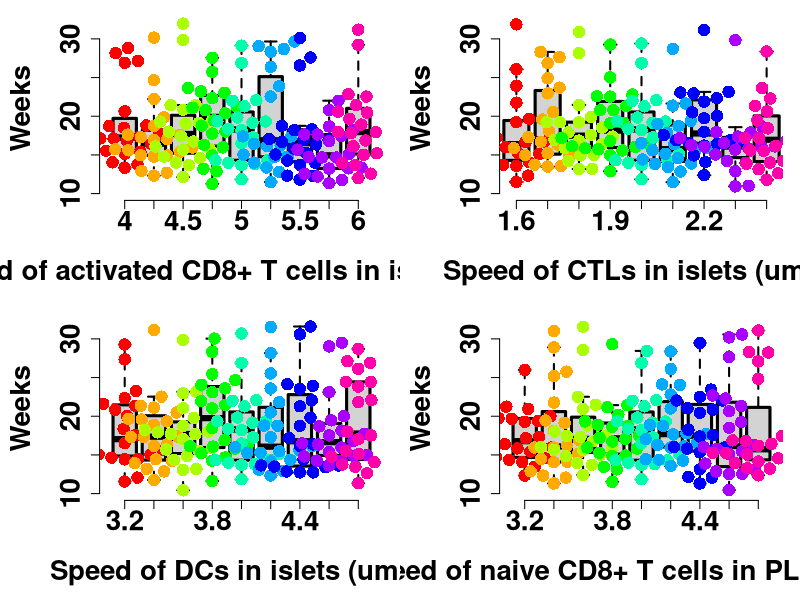

Here is the R script that generated this plot:
setwd("D:/Projects/T1D/Figures")
library(beeswarm)
Mydata31=read.csv("Figure Sbox31.csv")
Mydata32=read.csv("Figure Sbox32.csv")
Mydata33=read.csv("Figure Sbox33.csv")
Mydata34=read.csv("Figure Sbox34.csv")

tiff("Figure Sbox3.tiff", width = 17, height = 10, units = 'in', res = 400, compression = 'lzw')

par(mar=c(6,6,1,1),mfrow=c(2,2),font.axis=2)

#--------------Figure sbox31------------------------------------

#tiff("Figure 7a.tiff", width = 10, height = 7, units = 'in', res = 400, compression = 'lzw')

boxplot(y ~ x, data = Mydata31, 
        outline = FALSE,size=2,cex.axis=2,lwd = 2, boxlwd = 3,font=2, frame.plot=FALSE, ylim=c(10,32),ann=FALSE)
beeswarm(y ~ x, data = Mydata31, 
         col = rainbow(9), pch = 16, add = TRUE, method= 'swarm', cex=2,frame.plot=FALSE,lwd=3)
#box(lwd=3,frame.plot=FALSE) 

title(xlab="Speed of activated CD8+ T cells in islets (um/h)", ylab="Weeks",cex.lab=2,font.lab = 2, mgp=c(4,1,0))

#dev.off()

#--------------Figure sbox32------------------------------------

#tiff("Figure 7b.tiff", width = 10, height = 7, units = 'in', res = 400, compression = 'lzw')
par(mar=c(6,6,1,1))

boxplot(y ~ x, data = Mydata32, 
        outline = FALSE,size=2.0,cex.axis=2.0,lwd = 2, boxlwd = 3,font=2, frame.plot=FALSE, ylim=c(10,32), xlim=c(0.8,9.2),ann=FALSE)
beeswarm(y ~ x, data = Mydata32, 
         col = rainbow(9), pch = 16, add = TRUE, method= 'swarm', cex=2,frame.plot=FALSE,lwd=3)

title(xlab="Speed of CTLs in islets (um/h)", ylab="Weeks",cex.lab=2,font.lab = 2, mgp=c(4,1,0))

#dev.off()

#--------------Figure sbox33------------------------------------

#tiff("Figure 7c.tiff", width = 10, height = 7, units = 'in', res = 400, compression = 'lzw')

par(mar=c(6,6,1,1))
boxplot(y ~ x, data = Mydata33, 
        outline = FALSE,size=2.0,cex.axis=2.0,lwd = 2, boxlwd = 3,font=2, frame.plot=FALSE,ylim=c(10,32),ann=FALSE)
beeswarm(y ~ x, data = Mydata33, 
         col = rainbow(9), pch = 16, add = TRUE, method= 'swarm', cex=2,frame.plot=FALSE,lwd=3)

title(xlab="Speed of DCs in islets (um/h)", ylab="Weeks",cex.lab=2,font.lab = 2, mgp=c(4,1,0))

#dev.off()

#--------------Figure sbox34------------------------------------

#tiff("Figure 7d.tiff", width = 10, height = 7, units = 'in', res = 400, compression = 'lzw')
par(mar=c(6,6,1,1))
boxplot(y ~ x, data = Mydata34, 
        outline = FALSE,size=2.0,cex.axis=2.0,lwd = 2, boxlwd = 3,font=2, frame.plot=FALSE, ylim=c(10,32),ann=FALSE)
beeswarm(y ~ x, data = Mydata34, 
         col = rainbow(9), pch = 16, add = TRUE, method= 'swarm', cex=2,frame.plot=FALSE,lwd=3)


title(xlab="Speed of naive CD8+ T cells in PLNs (um/h)",ylab="Weeks",cex.lab=2,font.lab = 2, mgp=c(4,1,0))

#dev.off()

dev.off()
